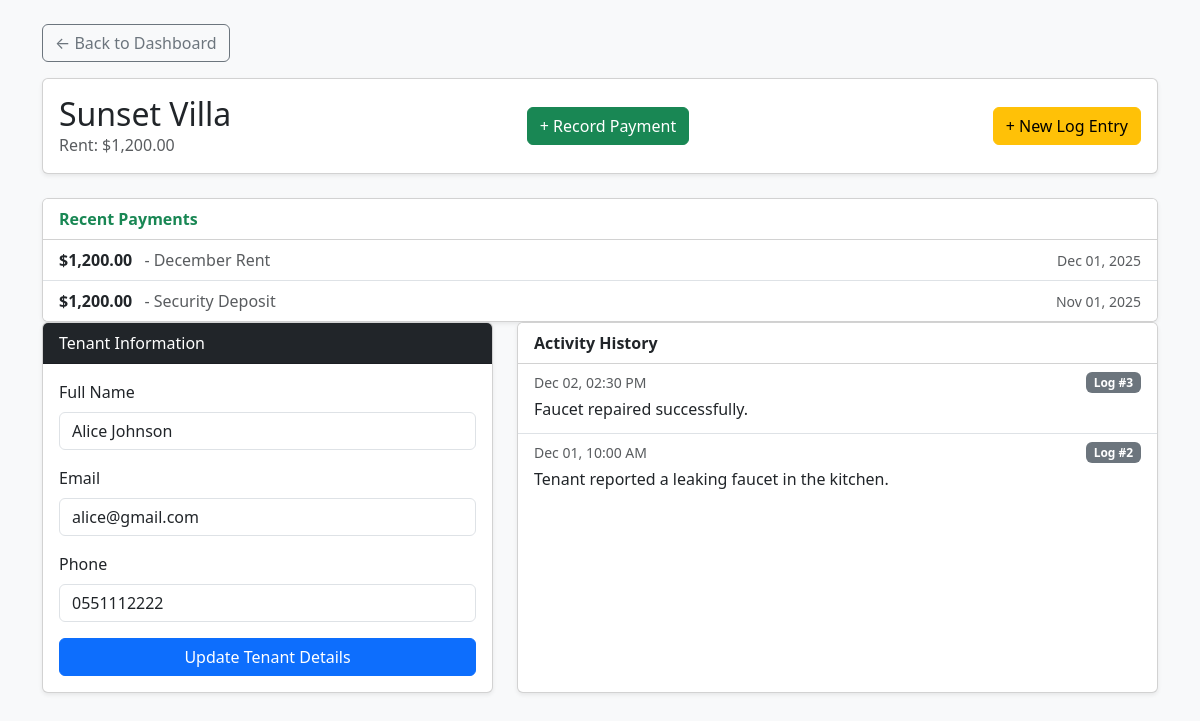
The page /employee_property_details.php?id=1 (signed in) on the database its author committed.
### tables this page shows
CREATE TABLE `properties` (
  `property_id` int(11) NOT NULL,
  `property_name` varchar(150) NOT NULL,
  `property_description` text DEFAULT NULL,
  `property_rent` decimal(10,2) NOT NULL,
  `property_revenue` decimal(15,2) DEFAULT 0.00,
  `property_image` varchar(255) DEFAULT 'default.webp',
  `manager_id` int(11) NOT NULL,
  `employee_id` int(11) DEFAULT NULL,
  `tenant_id` int(11) DEFAULT NULL
);

CREATE TABLE `payments` (
  `payment_id` int(11) NOT NULL,
  `payment_description` varchar(255) DEFAULT NULL,
  `payment_amount` decimal(10,2) NOT NULL,
  `payment_date` datetime DEFAULT current_timestamp(),
  `property_id` int(11) DEFAULT NULL,
  `employee_id` int(11) DEFAULT NULL,
  `tenant_id` int(11) DEFAULT NULL
);

CREATE TABLE `tenants` (
  `tenant_id` int(11) NOT NULL,
  `tenant_name` varchar(100) NOT NULL,
  `tenant_email` varchar(100) NOT NULL,
  `tenant_phone` varchar(20) DEFAULT NULL
);

CREATE TABLE `logs` (
  `log_id` int(11) NOT NULL,
  `log_description` text NOT NULL,
  `log_date` datetime DEFAULT current_timestamp(),
  `property_id` int(11) DEFAULT NULL,
  `employee_id` int(11) DEFAULT NULL,
  `tenant_id` int(11) DEFAULT NULL
);

### employee_property_details.php (the view, shortened to what this page needs)
<?php
$emp_id = $_SESSION['user_id'];
$p_id = $_GET['id'];
$conn = getDBConnection();
$check_sql = "SELECT p.*, t.* FROM properties p
              LEFT JOIN tenants t ON p.tenant_id = t.tenant_id
              WHERE p.property_id = ? AND p.employee_id = ?";
$stmt = $conn->prepare($check_sql);
$stmt->bind_param("ii", $p_id, $emp_id);
$stmt->execute();
$property = $stmt->get_result()->fetch_assoc();
$log_sql = "SELECT * FROM logs WHERE property_id = ? ORDER BY log_date DESC";
$log_stmt = $conn->prepare($log_sql);
$log_stmt->bind_param("i", $p_id);
$log_stmt->execute();
$logs = $log_stmt->get_result();
$pay_sql = "SELECT * FROM payments WHERE property_id = ? ORDER BY payment_date DESC LIMIT 5";
$pay_stmt = $conn->prepare($pay_sql);
$pay_stmt->bind_param("i", $p_id);
$pay_stmt->execute();
$payments = $pay_stmt->get_result();
?>
<!DOCTYPE html>
<html lang="en">
<head>
    <link href="https://cdn.jsdelivr.net/npm/bootstrap@5.3.3/dist/css/bootstrap.min.css" rel="stylesheet">
</head>
<body class="bg-light">
<div class="container mt-4 mb-5">
    <a href="employee_dashboard.php" class="btn btn-outline-secondary mb-3">&larr; Back to Dashboard</a>
    <div class="card shadow-sm mb-4">
        <div class="card-body d-flex justify-content-between align-items-center">
            <div>
                <h2 class="mb-0"><?php echo htmlspecialchars($property['property_name']); ?></h2>
                <span class="text-muted">Rent: $<?php echo number_format($property['property_rent'], 2); ?></span>
            </div>
            <button class="btn btn-success me-2" data-bs-toggle="modal" data-bs-target="#paymentModal">
                + Record Payment
            </button>
            <button class="btn btn-warning" data-bs-toggle="modal" data-bs-target="#logModal">
                + New Log Entry
            </button>
        </div>
    </div>
    <div class="card mt-4 shadow-sm">
        <div class="card-header bg-white text-success fw-bold">Recent Payments</div>
        <ul class="list-group list-group-flush">
            <?php while($pay = $payments->fetch_assoc()): ?>
                <li class="list-group-item d-flex justify-content-between align-items-center">
                    <span>
                        <strong>$<?php echo number_format($pay['payment_amount'], 2); ?></strong>
                        <span class="text-muted ms-2">- <?php echo htmlspecialchars($pay['payment_description']); ?></span>
                    </span>
                    <small class="text-muted"><?php echo date("M d, Y", strtotime($pay['payment_date'])); ?></small>
                </li>
            <?php endwhile; ?>
        </ul>
    </div>
    <div class="row">
        <div class="col-md-5">
            <div class="card shadow-sm h-100">
                <div class="card-header bg-dark text-white">
                    Tenant Information
                </div>
                <div class="card-body">
                    <form action="process_tenant.php" method="POST">
                        <div class="mb-3">
                            <label class="form-label">Full Name</label>
                            <input type="text" name="tenant_name" class="form-control"
                                   value="<?php echo htmlspecialchars($property['tenant_name'] ?? ''); ?>" placeholder="Vacant">
                        </div>
                        <div class="mb-3">
                            <label class="form-label">Email</label>
                            <input type="email" name="tenant_email" class="form-control"
                                   value="<?php echo htmlspecialchars($property['tenant_email'] ?? ''); ?>">
                        </div>
                        <div class="mb-3">
                            <label class="form-label">Phone</label>
                            <input type="text" name="tenant_phone" class="form-control"
                                   value="<?php echo htmlspecialchars($property['tenant_phone'] ?? ''); ?>">
                        </div>
                        <div class="d-grid">
                            <button type="submit" class="btn btn-primary">Update Tenant Details</button>
                        </div>
                    </form>
                </div>
            </div>
        </div>
        <div class="col-md-7">
            <div class="card shadow-sm h-100">
                <div class="card-header bg-white">
                    <strong>Activity History</strong>
                </div>
                <ul class="list-group list-group-flush" style="max-height: 400px; overflow-y: auto;">
                    <?php while($log = $logs->fetch_assoc()): ?>
                        <li class="list-group-item">
                            <div class="d-flex justify-content-between">
                                <small class="text-muted"><?php echo date("M d, h:i A", strtotime($log['log_date'])); ?></small>
                                <span class="badge bg-secondary">Log #<?php echo $log['log_id']; ?></span>
                            </div>
                            <p class="mb-1 mt-1"><?php echo htmlspecialchars($log['log_description']); ?></p>
                        </li>
                    <?php endwhile; ?>
                </ul>
            </div>
        </div>
    </div>
</div>
</body>
</html>

### rows shown on the page
properties: property_name "Sunset Villa", property_rent "1,200.00", tenant_name "Alice Johnson", tenant_email "alice@gmail.com", tenant_phone "0551112222"
payments: payment_amount "1,200.00", payment_description "December Rent", payment_date "Dec 01, 2025"
payments: payment_amount "1,200.00", payment_description "Security Deposit", payment_date "Nov 01, 2025"
logs: log_date "Dec 02, 02:30 PM", log_id "3", log_description "Faucet repaired successfully."
logs: log_date "Dec 01, 10:00 AM", log_id "2", log_description "Tenant reported a leaking faucet in the kitchen."
